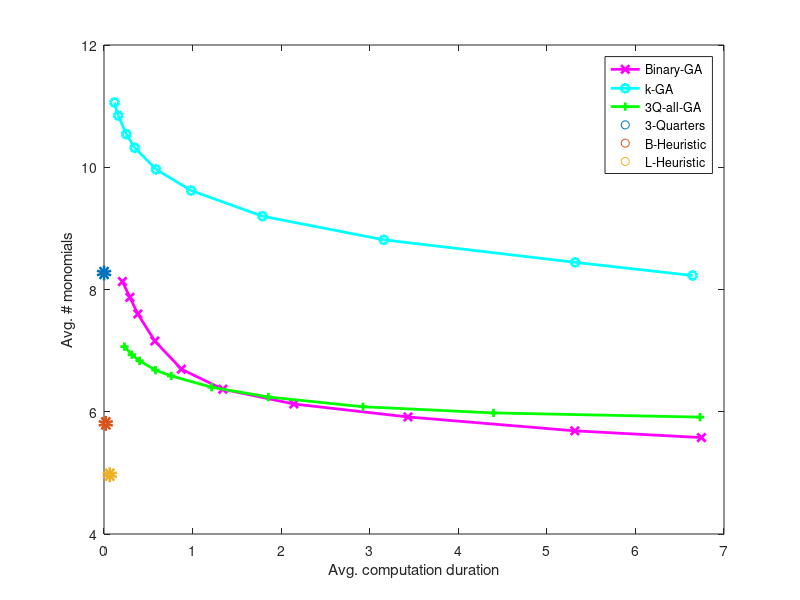

The MATLAB source for this figure:
load('compare_all_GAs_updated.mat')


l_heuristic_result_time = [4.97, 0.065];
b_heuristic_result_time = [5.81, 0.02];
threeq_result_result_time = [8.27, 0.0007];



plot(mean(times_bs,1), mean(results_bs,1), 'm-x', 'LineWidth',2);
hold on;
plot(mean(times_ks,1), mean(results_ks,1), 'c-o','LineWidth',2);

% plot(mean(times_ags,1), mean(results_ags,1), 'g')
plot(mean(times_all,1), mean(results_all,1), 'g-+', 'LineWidth',2);
scatter(threeq_result_result_time(2), threeq_result_result_time(1), 'b>', 'LineWidth', 5);
scatter(b_heuristic_result_time(2), b_heuristic_result_time(1), 'ks', 'LineWidth', 5);
scatter(l_heuristic_result_time(2), l_heuristic_result_time(1), 'rd', 'LineWidth', 5);

xlim([0 7])
% legend({'Binary-GA', 'k-GA', '3Q-ag-GA', '3Q-all-GA'})
legend({'Binary-GA', 'k-GA', '3Q-all-GA', '3-Quarters', 'B-Heuristic', 'L-Heuristic'})

ylabel('Avg. # monomials')
xlabel('Avg. computation duration')